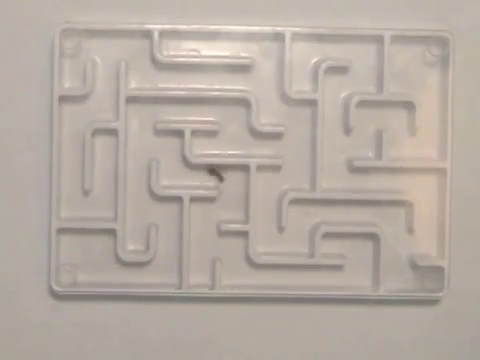
#> input picture frame 237 of maze.mp4, 480 x 360 px
$ jupyter execute 'Computer Vision - Final Project.ipynb'
#> lines starting #> are read from the running program, lines starting #| are printed output that depends on the picture; after the words box and inside, x2 and y2 are one past the last pixel; in counts of white or black regions, pixels touching at a corner belong together
# Computer Vision: Final Project

Submitted by: [ **Andrey Gresko, 334041076 | Amit Levy, 307928010** ]

[cell 1]
import cv2
import numpy as np

[cell 2]
# Parameters for Shi-Tomasi corner detection
feature_params = dict(maxCorners = 300, qualityLevel = 0.1, minDistance = 2, blockSize = 7)

# Parameters for Lucas-Kanade optical flow
lk_params = dict(winSize = (15,15), maxLevel = 2, criteria = (cv2.TERM_CRITERIA_EPS | cv2.TERM_CRITERIA_COUNT, 10, 0.03))

[cell 3]
# The video feed is read in as a VideoCapture object
cap = cv2.VideoCapture("maze.mp4")

[cell 4]
# Variable for color to draw optical flow track
color = 255 # white
ret, first_frame = cap.read()
#> first_frame is the input picture: shape (360, 480, 3); mean B, G, R 162.3, 171.5, 181.8
prev_gray = cv2.cvtColor(first_frame, cv2.COLOR_BGR2GRAY)
prev = cv2.goodFeaturesToTrack(prev_gray, mask = None, **feature_params)
#> prev = 137 rows, first 8: [221, 181], [156, 30], [246, 233], [192, 199], [247, 167], [182, 131], [180, 198], [152, 31]

[cell 5]
# Creates an image filled with zero intensities with the same dimensions as the frame - for later drawing purposes
mask = np.zeros_like(prev_gray)
length = int(cap.get(cv2.CAP_PROP_FRAME_COUNT)) # total frame amount
frame_cnt = 0

while (cap.isOpened() and frame_cnt < length - 25): # -25 frames because video has ~0.5 fade out in the end
    # ret = a boolean return value from getting the frame, frame = the current frame being projected in the video
    ret, frame = cap.read()
    if frame is None or ret == False:
        break
    frame_cnt += 1
    enter_flag = True
    gray = cv2.cvtColor(frame, cv2.COLOR_BGR2GRAY)
    next, status, error = cv2.calcOpticalFlowPyrLK(prev_gray, gray, prev, None, **lk_params)
#> next = 137 rows, first 8: [218.2, 180.2], [156, 30], [246, 233], [192, 199], [247, 167], [182, 131], [180, 198], [152, 31]; status = 137 values from 1 to 1; error = 137 values, max 7.44 at index 74, min 0 at index 1, mean 0.333
    # Selects good feature points for previous position
    good_old = prev[status == 1]
#> good_old = 137 pairs, first value 54 to 447, second value 28 to 299
    # Selects good feature points for next position
    good_new = next[status == 1]
#> good_new has the same summary as good_old
    # Draws the optical flow tracks
    for i, (new, old) in enumerate(zip(good_new, good_old)):
        # Returns a contiguous flattened array as (x, y) coordinates for new point
        a, b = new.ravel()
        # Returns a contiguous flattened array as (x, y) coordinates for old point
        c, d = old.ravel()
        speed_vector = np.sqrt((a - c)**2 + (b - d)**2)
        if speed_vector > 1:
            enter_flag = False
            # Draws filled circle (thickness of -1) at new position with green color and radius of 3
            cv2.circle(mask, (a, b), 1, color, -1)
#> this loop made 137 passes
#> (a, b, c, d, speed_vector) on passes 1 to 12: (218.2, 180.2, 221, 181, 2.88), (156, 30, 156, 30, 0.000335), (246, 233, 246, 233, 0.000267), (192, 199, 192, 199, 0.000357), (247, 167, 247, 167, 0.000627), (182, 131, 182, 131, 0.000522), (180, 198, 180, 198, 0.000432), (152, 31, 152, 31, 0.000259), (193, 132, 193, 132, 0.000229), (222.5, 172.8, 225, 173, 2.51), (315, 101, 315, 101, 0), (61, 97, 61, 97, 0)
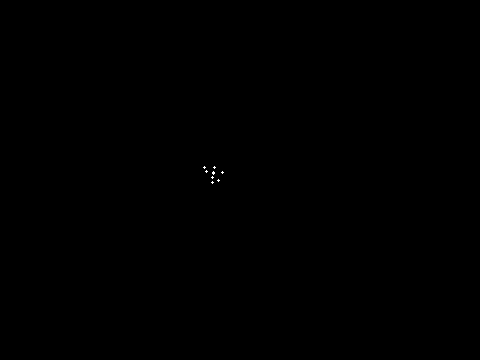
#> mask: shape (360, 480); 0.02% white in thin lines or dots, all inside (x1, y1, x2, y2) = (203, 166, 224, 184)
    if enter_flag == True: # draw path if the points were bad (refresh points to track)
        prev = cv2.goodFeaturesToTrack(prev_gray, mask = None, **feature_params)
    else:
        prev = good_new.reshape(-1, 1, 2)
#> prev has the same summary as next
    # Overlays the optical flow tracks on the original frame
    mask_bgr = cv2.cvtColor(mask, cv2.COLOR_GRAY2BGR)
    mask_bgr = cv2.GaussianBlur(mask_bgr, (0,0), 3)
    mask_bgr = cv2.applyColorMap(mask_bgr, cv2.COLORMAP_HOT)
    output = cv2.add(frame, mask_bgr)
    cv2.imwrite("./heat_map.jpg", mask_bgr) # save heat map as an image
    cv2.imshow('Heat Map', mask_bgr) # show heat map video stream
    cv2.imwrite("./opt_flow_hotpath.jpg", output) # save motion path as an image
    cv2.imshow("Optical Flow", output) # show motion path
    prev_gray = gray
    if cv2.waitKey(1) & 0xFF == 27:
#> (key Esc is pressed here)
        break

# The following frees up resources and closes all windows
cap.release()
cv2.destroyAllWindows()
